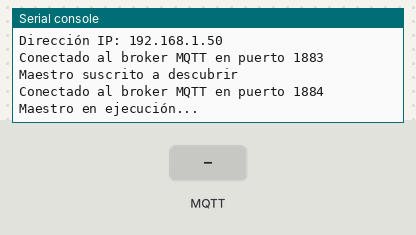
This program was run on a simulated CircuitPython board. Parts: the last lines printed to the serial console. Inputs (shaded band) come from the test bench. No MQTT or app messages arrive unless stated.

Above: at 3.1 s.
3.2 s: MQTT message "equipo" arrives on the first subscribed topic
At 4.3 s:
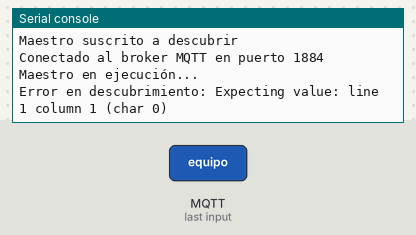
4.7 s: MQTT message "1" arrives on the first subscribed topic
At 5.5 s:
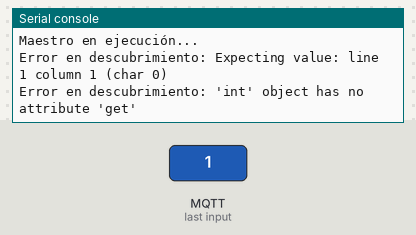

The program:

code_maestro.py
```python
import json
import wifi
import socketpool
import adafruit_minimqtt.adafruit_minimqtt as MQTT

sensores_conocidos = {}

SSID = ""
PASSWORD = ""
BROKER = ""
PULL_TOPIC = "sensores"
PUSH_TOPIC = "mediciones"
DESCOVERY_TOPIC = "descubrir"

print(f"Intentando conectar a {SSID}...")
try:
    wifi.radio.connect(SSID, PASSWORD)
    print(f"Conectado a {SSID}")
    print(f"Dirección IP: {wifi.radio.ipv4_address}")
except Exception as e:
    print(f"Error al conectar a WiFi: {e}")
    while True:
        pass

pool = socketpool.SocketPool(wifi.radio)


# Conexión y funciones del broker de los sensores
def connect_sensors(client, userdata, flags, rc):
    print("Conectado al broker MQTT en puerto 1883")
    client.subscribe(DESCOVERY_TOPIC)


def subscribe(mqtt_client, userdata, topic, granted_qos):
    print(f"Maestro suscrito a {topic}")


def on_message_sensores(client, topic, msg):
    global sensores_conocidos

    if topic == DESCOVERY_TOPIC:
        try:
            data = json.loads(msg)
            equipo = data.get("equipo")
            magnitudes = data.get("magnitudes", [])

            if equipo not in sensores_conocidos:
                sensores_conocidos[equipo] = magnitudes
                print(
                    f"Nuevo equipo descubierto: {equipo}, magnitudes: {magnitudes}")

                for mag in magnitudes:
                    sensor_topic = f"{PULL_TOPIC}/{equipo}/{mag}"
                    client.subscribe(sensor_topic)
            else:
                pass

        except Exception as e:
            print(f"Error en descubrimiento: {e}")

    elif topic.startswith(PULL_TOPIC):
        try:
            partes = topic.split("/")
            if len(partes) == 3:
                _, equipo, magnitud = partes
                new_topic = f"{PUSH_TOPIC}/{equipo}/{magnitud}"
                print(f"Reenviando: {topic} -> {new_topic} | Valor: {msg}")
                client_nodeRed.publish(new_topic, msg)
        except Exception as e:
            print(f"Error reenviando medición: {e}")


client_sensors = MQTT.MQTT(
    broker=BROKER,
    port=1883,
    socket_pool=pool
)

client_sensors.on_connect = connect_sensors
client_sensors.on_subscribe = subscribe
client_sensors.on_message = on_message_sensores
client_sensors.connect()


# Conexión y funciones del broker de node-red
def connect_nodeRed(client, userdata, flags, rc):
    print("Conectado al broker MQTT en puerto 1884")


client_nodeRed = MQTT.MQTT(
    broker=BROKER,
    port=1884,
    socket_pool=pool
)

client_nodeRed.on_connect = connect_nodeRed

client_nodeRed.connect()

print("Maestro en ejecución...")
while True:
    client_sensors.loop()
```

Measured:
- after the input at 3.2 s, the serial console: prints a new line at once (image 1)
- after the input at 4.7 s, the serial console: prints a new line at once (image 2)
